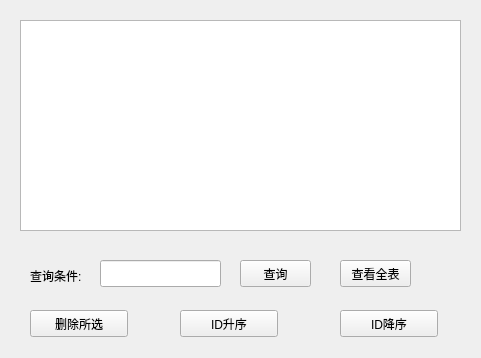
<?xml version="1.0" encoding="UTF-8"?>
<ui version="4.0">
 <class>sqlWidget</class>
 <widget class="QWidget" name="sqlWidget">
  <property name="geometry">
   <rect>
    <x>0</x>
    <y>0</y>
    <width>481</width>
    <height>358</height>
   </rect>
  </property>
  <property name="windowTitle">
   <string>Form</string>
  </property>
  <widget class="QTableView" name="tableView">
   <property name="geometry">
    <rect>
     <x>20</x>
     <y>20</y>
     <width>441</width>
     <height>211</height>
    </rect>
   </property>
  </widget>
  <widget class="QLabel" name="label">
   <property name="geometry">
    <rect>
     <x>30</x>
     <y>260</y>
     <width>66</width>
     <height>31</height>
    </rect>
   </property>
   <property name="text">
    <string>查询条件:</string>
   </property>
  </widget>
  <widget class="QLineEdit" name="lineEdit">
   <property name="geometry">
    <rect>
     <x>100</x>
     <y>260</y>
     <width>121</width>
     <height>27</height>
    </rect>
   </property>
  </widget>
  <widget class="QPushButton" name="id_upButton">
   <property name="geometry">
    <rect>
     <x>180</x>
     <y>310</y>
     <width>98</width>
     <height>27</height>
    </rect>
   </property>
   <property name="text">
    <string>ID升序</string>
   </property>
  </widget>
  <widget class="QPushButton" name="id_downButton">
   <property name="geometry">
    <rect>
     <x>340</x>
     <y>310</y>
     <width>98</width>
     <height>27</height>
    </rect>
   </property>
   <property name="text">
    <string>ID降序</string>
   </property>
  </widget>
  <widget class="QPushButton" name="checkButton">
   <property name="geometry">
    <rect>
     <x>240</x>
     <y>260</y>
     <width>71</width>
     <height>27</height>
    </rect>
   </property>
   <property name="text">
    <string>查询</string>
   </property>
  </widget>
  <widget class="QPushButton" name="tableButton">
   <property name="geometry">
    <rect>
     <x>340</x>
     <y>260</y>
     <width>71</width>
     <height>27</height>
    </rect>
   </property>
   <property name="text">
    <string>查看全表</string>
   </property>
  </widget>
  <widget class="QPushButton" name="deleteButton">
   <property name="geometry">
    <rect>
     <x>30</x>
     <y>310</y>
     <width>98</width>
     <height>27</height>
    </rect>
   </property>
   <property name="text">
    <string>删除所选</string>
   </property>
  </widget>
 </widget>
 <resources/>
 <connections/>
</ui>
